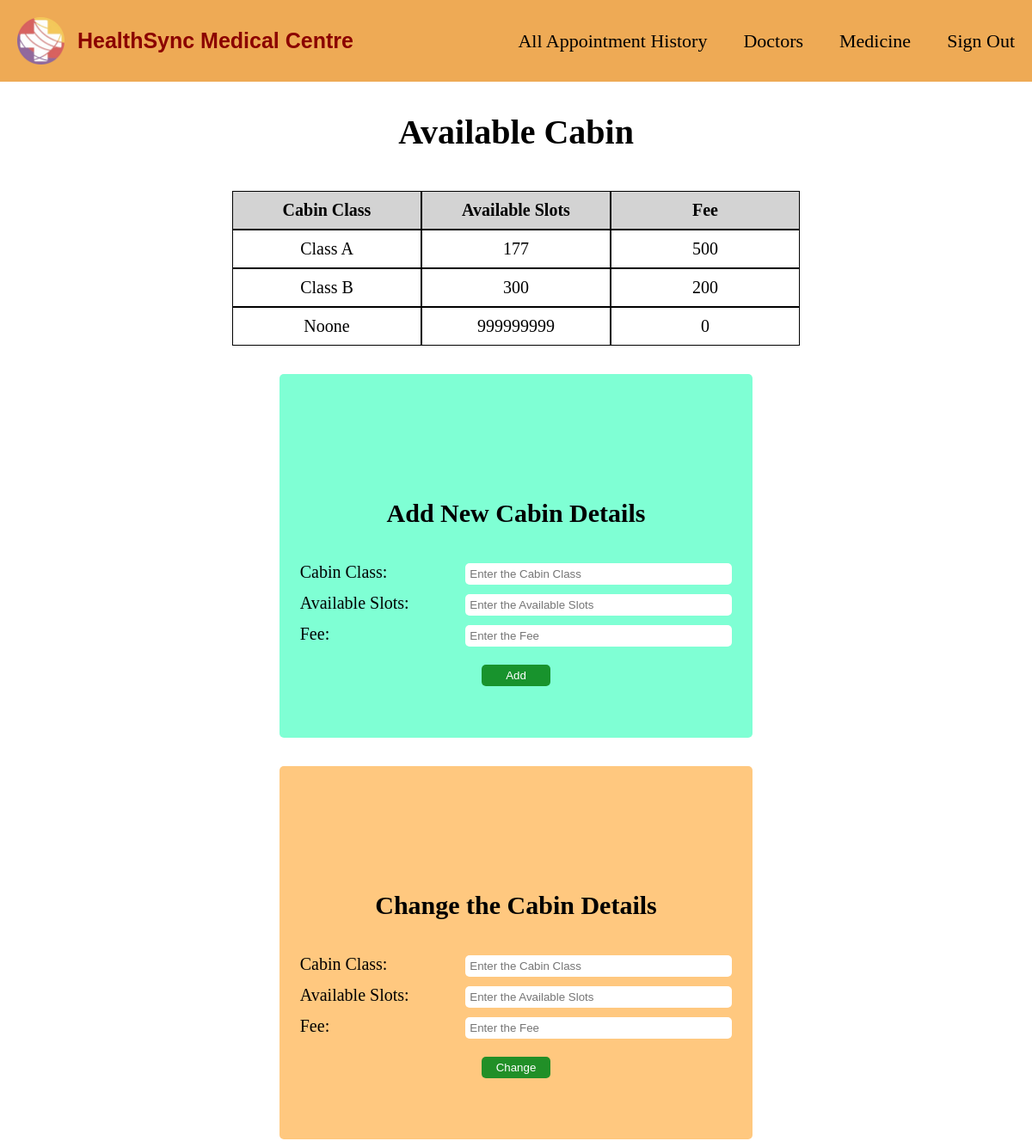
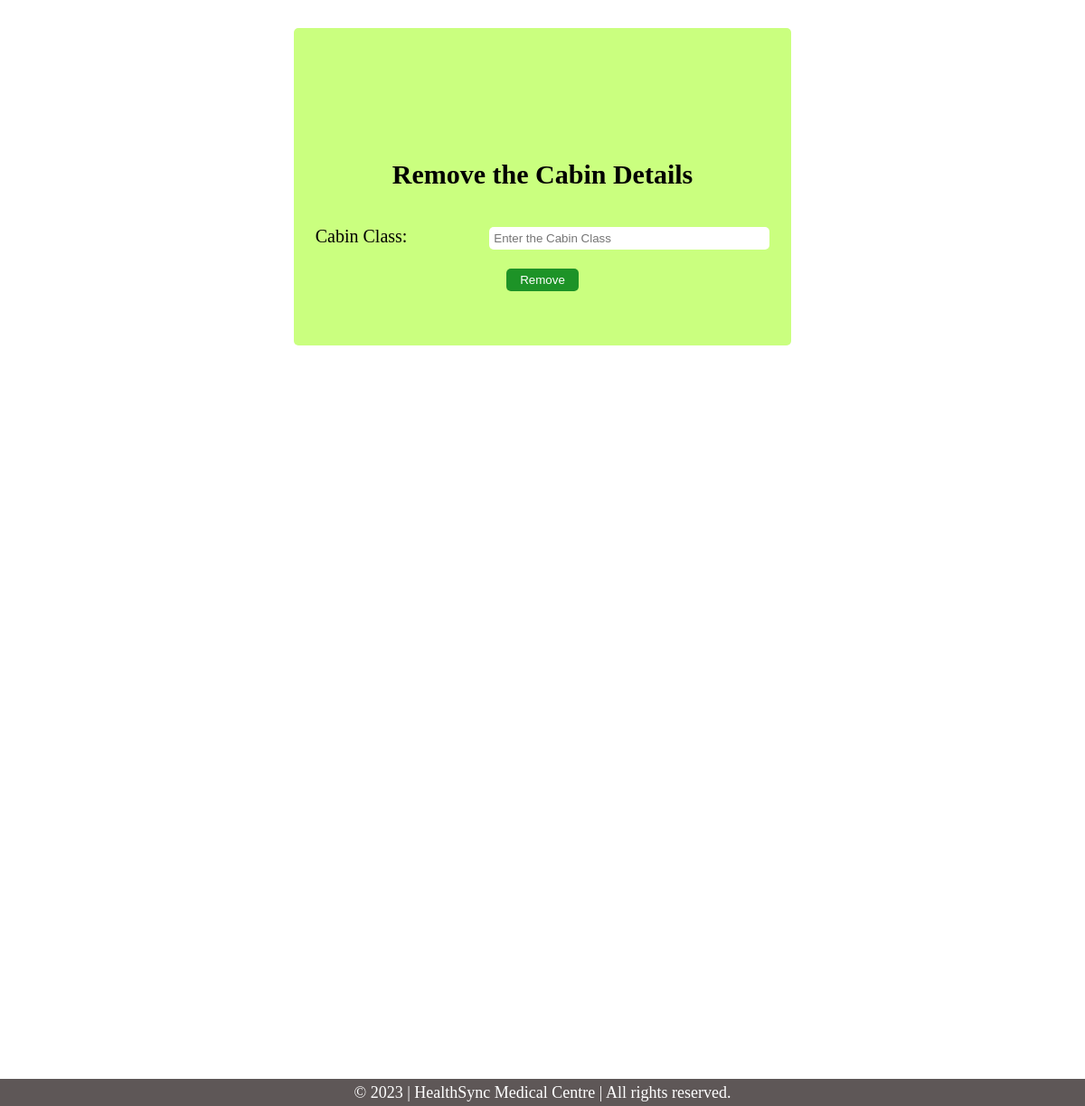
Page /admin_cabin.php on the committed database (2 pictures, top to bottom).
### tables this page shows
CREATE TABLE `cabin` (
  `cabinclass` varchar(25) NOT NULL,
  `price` int(10) NOT NULL,
  `available` int(10) NOT NULL
);

### admin_cabin.php (the view, shortened to what this page needs)
<!DOCTYPE html>
<html lang= "en">
  <head>
    <link rel= "stylesheet" href= "css/style.css">
    <link rel= "stylesheet" href= "css/admin_dcms.css">
  </head>
  <body>
    <header class= "header">
      <nav>
        <div class= "navbar-left-side">
          <a class= "navbar-left" href= "home.php"><img class= "navbar-logo" src= "css/mlogo.png" alt= "logo">HealthSync Medical Centre</a>
        </div>
        <div class= "navbar-right-side">
          <a class= "navbar-right" href= "admin_history.php">All Appointment History</a>
          <a class= "navbar-right" href= "admin_doctor.php">Doctors</a>
          <a class= "navbar-right" href= "admin_medicine.php">Medicine</a>
          <a class= "navbar-right" href= "signin.php">Sign Out</a>
        </div>
      </nav>
    </header>
    <section class= "all-section">
      <div class= "table-info">
        <h1>Available Cabin</h1>
        <div class= "table columns">
          <div class= "table-headings"><h5>Cabin Class</h5></div>
          <div class= "table-headings"><h5>Available Slots</h5></div>
          <div class= "table-headings"><h5>Fee</h5></div>
        </div>
        <?php
        require_once('DBconnect.php');
        $sql_table = "SELECT * from cabin WHERE cabinclass <> 'None';";
        $result_table = mysqli_query($conn, $sql_table);
        if(mysqli_num_rows($result_table) != 0){
        while($row = mysqli_fetch_assoc($result_table)){
        ?>
        <div class= "table">
          <div class= "table-data"><h5><?php echo $row['cabinclass'];?></h5></div>
          <div class= "table-data"><h5><?php echo $row['available'];?></h5></div>
          <div class= "table-data"><h5><?php echo $row['price'];?></h5></div>
        </div>
        <?php }}?>
      </div>
      <br>
      <br>
      <br>
      <section class= "c1">
        <form action= "admin_cabin1.php" method= "post">
          <h1>Add New Cabin Details</h1>
          <label>Cabin Class:</label>
          <input placeholder= "Enter the Cabin Class" name= "cabin1" type= "text">
          <br>
          <label>Available Slots:</label>
          <input placeholder="Enter the Available Slots" name= "available" type= "number">
          <br>
          <label>Fee:</label>
          <input placeholder="Enter the Fee" name= "p1" type= "number">
          <br>
          <br>
          <input class="buttons" name = "add" value= "Add" type="submit">
          <br>
        </form>
      </section>
      <br>
      <br>
      <br>
      <section class= "c2">
        <form action= "admin_cabin2.php" method= "post">
          <h1>Change the Cabin Details</h1>
          <label>Cabin Class:</label>
          <input placeholder= "Enter the Cabin Class" name= "cabin2" type= "text">
          <br>
          <label>Available Slots:</label>
          <input placeholder= "Enter the Available Slots" name= "available_slots" type= "number">
          <br>
          <label>Fee:</label>
          <input placeholder= "Enter the Fee" name= "p2" type= "number">
          <br>
          <br>
          <input class="buttons" name= "modify" value= "Change" type= "submit">
        </form>
        <br>
      </section>
      <br>
      <br>
      <br>
      <section class= "c3">
        <form action= "admin_cabin3.php" method= "post">
          <h1>Remove the Cabin Details</h1>
          <label>Cabin Class:</label>
          <input placeholder= "Enter the Cabin Class" name= "cabin3" type= "text">
          <br>
          <br>
          <input class="buttons" name= "delete" value= "Remove" type= "submit">
          <br>
        </form>
      </section>
    </section>
    <footer>
      <p>&copy; 2023 | HealthSync Medical Centre | All rights reserved. </p>
    </footer>
  </body>
</html>

### css/style.css (style rules this page uses)
* { padding: 0; margin: 0; box-sizing: 0; }
html { font-size: 62.5%; }

### css/admin_dcms.css (style rules this page uses)
header { position: fixed; z-index: 999; width: 100%; }
nav { background-color: rgb(238, 170, 85); align-items: center; display: flex; justify-content: space-between; padding: 20px 20px; }
.navbar-left { text-decoration: none; align-items: center; display: flex; justify-content: center; gap: 15px; font-size: 25px; color: darkred; font-family: 'Montserrat', sans-serif; font-weight: 900; }
.navbar-right-side { align-items: center; display: flex; justify-content: space-between; gap: 42px; font-size: 22px; }
.navbar-left-side { position:relative; }
.navbar-logo { width: 55px; }
.navbar-right:link, .navbar-right:visited { color: black; text-decoration: none; transition: all 0.5s; }
.all-section { height: 300vh; padding: 30px 50px; margin-bottom: 60px; }
.table-info { width: 100%; margin: auto; align-items: center; display: flex; flex-direction: column; justify-content: center; }
h1 { text-align: center; padding-top: 100px; padding-bottom: 45px; font-size: 40px; }
.table { width: 60%; margin: 0; display: flex; justify-content: space-evenly; }
.columns { background-color: lightgrey; }
.table-headings { border: 1px solid black; width: 100%; align-items: center; display: flex; justify-content: center; }
.table-headings h5 { margin: 10px 0px; font-size: 20px; }
.table-data { border: 1px solid black; width: 100%; align-items: center; display: flex; justify-content: center; }
.table-data h5 { margin: 10px 0px; font-size: 20px; font-weight: lighter; }
.c1 h1 { font-size: 30px; text-align: center; padding-bottom: 40px; }
.c2 h1 { font-size: 30px; text-align: center; padding-bottom: 40px; }
.c3 h1 { font-size: 30px; text-align: center; padding-bottom: 40px; }
.c1 { padding-top: 45px; padding-bottom: 50px; background-color: aquamarine; width: 50%; margin: 0 auto; text-align: center; border-radius: 5px; }
.c2 { padding-top: 45px; padding-bottom: 50px; background-color: rgb(255, 200, 127); width: 50%; margin: 0 auto; text-align: center; border-radius: 5px; }
.c3 { padding-top: 45px; padding-bottom: 50px; background-color: rgb(202, 255, 127); width: 50%; margin: 0 auto; text-align: center; border-radius: 5px; }
label { display: inline-block; width: 190px; text-align: left; margin-bottom: 10px; font-size: 20px; }
input { width: 300px; padding: 5px; border-radius: 5px; border: none; margin-bottom: 10px; }
input[type="submit"] { background-color: rgba(18, 140, 34, 0.932); width: 80px; color: white; border-radius: 5px; border: none; cursor: pointer; }
footer { background-color: rgb(94, 87, 87); color: white; font-size: 18px; width: 100%; height: 30px; align-items: center; display: flex; flex-direction: column; justify-content: center; }

### rows in the picture
cabin: cabinclass "Class A", available "177", price "500"
cabin: cabinclass "Class B", available "300", price "200"
cabin: cabinclass "Noone", available "999999999", price "0"
